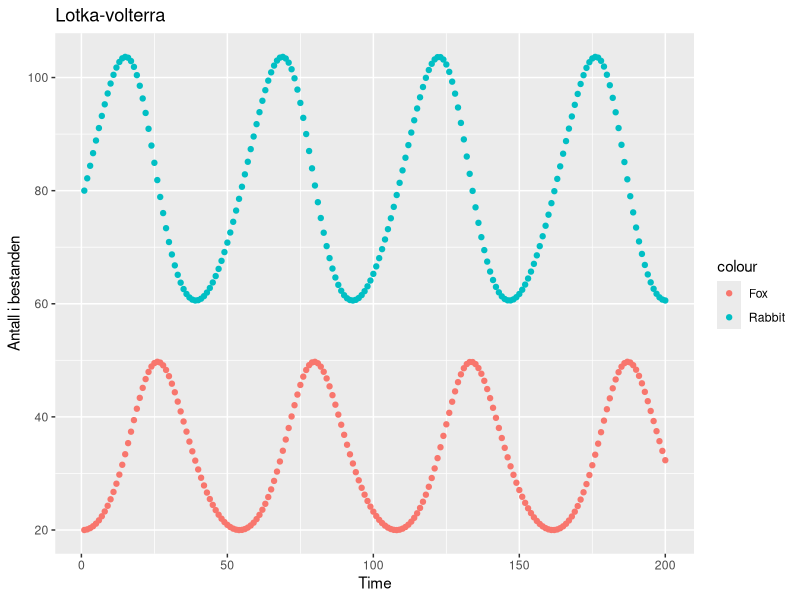

This figure's R source:

library(tidyverse)
T = 200
R_v = c()
F_v = c()
R_1 = 80
F_1 = 20
a = 0.07
b = 0.002
c = 0.2
d = 0.0025
T_v = c(1)

R_v = c(R_v,R_1)
F_v = c(F_v,F_1)

for (i in 2:T){ 
  R_new = (1+a)*(R_v[length(R_v)] - b*R_v[length(R_v)]*F_v[length(F_v)])
  R_v = c(R_v,R_new)
  F_new = (1-c)*F_v[length(F_v)] + d*R_v[length(R_v)] *F_v[length(F_v)]
  F_v = c(F_v,F_new)
  T_v = c(T_v,i)
}

lv = data.frame(Tid = T_v,Fox  = F_v , Rabbit = R_v)
a = ggplot(lv) + geom_point(aes(x = Tid, y = Fox, color = "Fox")) + geom_point(aes(x = Tid, y = Rabbit,color = "Rabbit")) + labs(x = "Time", y = "Antall i bestanden", title = "Lotka-volterra")

ggsave("loktra_volterra.png", plot = a)
